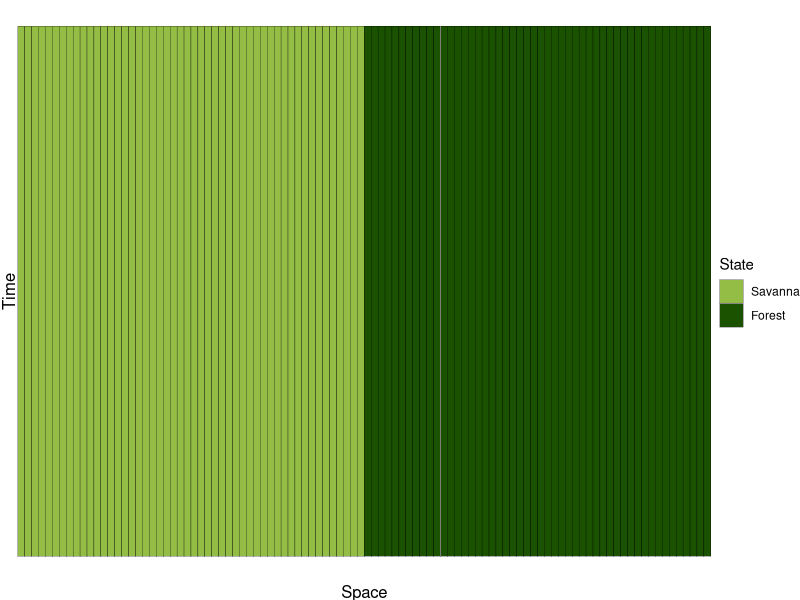
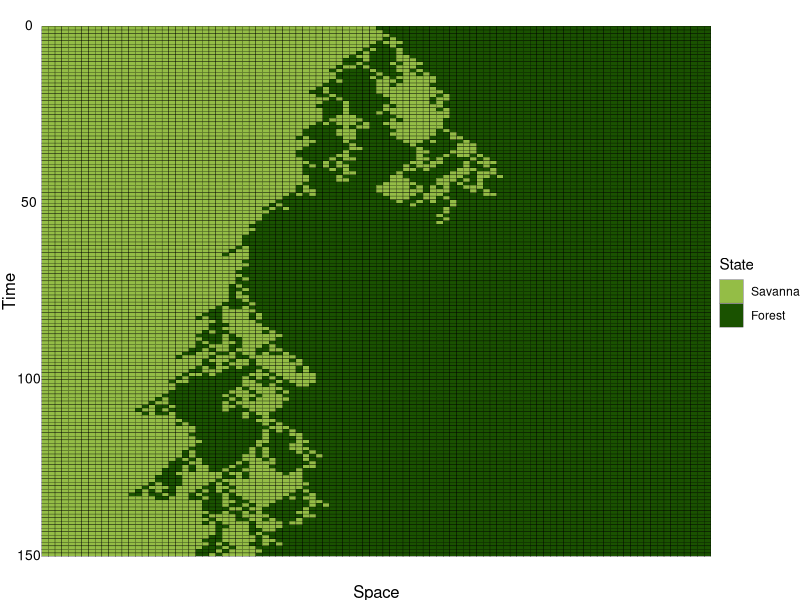

Write the R code that produced these figures, in order. (Note: this script raises an error after producing the figures.)
#### STEP 1: Basic ecosystem state evolution

## Change in ecosystem state is not dependent on the environment
## Compatible with all simulations except those where
## environment drives ecosystem state directly

rm(list = ls())

# Number of locations in 1D space
nloc <- 100
# Number of time steps
ntime <- 150

# Set seed for generating initial conditions
set.seed(1)

#### 1. Define ecosystem initial conditions ####

# Create 0s and 1s defining ecosystem state along left-right axis
binary_response <- c(rep(0, times = nloc/2),
                     rep(1, times = nloc/2))

# Plot to show initial state distribution
ggplot2::ggplot() +
  ggplot2::geom_tile(ggplot2::aes(x = factor(1:nloc),
                                  y = 1,
                                  fill = factor(binary_response)),
                     color = 'black') +
  ggplot2::scale_fill_manual(limits = factor(c(0, 1)),
                             values = c('#94bd46', '#1a5200'),
                             name = 'State',
                             labels = c('Savanna', 'Forest')) +
  ggplot2::xlab('Space') + ggplot2::ylab('Time') +
  ggplot2::theme_void() +
  ggplot2::theme(axis.title = ggplot2::element_text(size = 12),
                 axis.title.y = ggplot2::element_text(angle = 90))

#### 2. Process evolution ####

# Initialize matrix
sim_binary <- matrix(, nrow = ntime,
                     ncol = nloc)
sim_binary[1,] <- binary_response

# Reset seed
set.seed(21)

# Loop over each row (time step) after initial conditions
for(i in 2:ntime){
  # Loop over each column (location)
  for(j in 1:nloc){
    # Take adjacent locations from the previous time step,
    # accounting for edges at j = 1 and j = nloc
    if(j == 1) prev <- sim_binary[i-1,c(j,j+1)]
    if(!(j %in% c(1, nloc))) prev <- sim_binary[i-1,c(j-1,j,j+1)]
    if(j == nloc) prev <- sim_binary[i-1,c(j-1,j)]
    
    # Determine current ecosystem state
    if(length(unique(prev)) == 1){
      # If all adjacent cells are 0, then new step is 0
      if(unique(prev) == 0) curr <- 0
      # If all adjacent cells are 1, then new step is 1
      if(unique(prev) == 1) curr <- 1
    }
    
    # If adjacent cells are a mix then the new step is a 50/50 chance
    # of staying the same state vs switching
    if(length(unique(prev)) > 1) curr <- sample(x = c(0, 1), size = 1)
    
    # Update the matrix
    sim_binary[i,j] <- curr
  }
}

#### 3. Formatting & visualization ####

# Melt matrix
sim_binary_df <- reshape2::melt(sim_binary)

# Add column names
colnames(sim_binary_df) <- c('time', 'space', 'value')

# Plot change over time
sim_binary_df |>
  ggplot2::ggplot() +
  ggplot2::geom_tile(ggplot2::aes(x = factor(space),
                                  y = time,
                                  fill = factor(value)),
                     color = 'black') +
  ggplot2::scale_fill_manual(limits = factor(c(0, 1)),
                             values = c('#94bd46', '#1a5200'),
                             name = 'State',
                             labels = c('Savanna', 'Forest')) +
  ggplot2::scale_y_reverse() +
  ggplot2::xlab('Space') + ggplot2::ylab('Time') +
  ggplot2::theme_void() +
  ggplot2::theme(axis.title = ggplot2::element_text(size = 12),
                 axis.title.y = ggplot2::element_text(angle = 90),
                 axis.text.y = ggplot2::element_text(size = 10))

nforest <- length(which(dplyr::filter(sim_binary_df, time == ntime)$value == 1)) / nloc * 100
nsavanna <- 100 - nforest
paste0(nforest, '% forest and ', nsavanna, '% savanna')

#### 4. Save ####

# Save to use for changing stem density over time
save(sim_binary, file = 'out/simulation/state_change_ind.RData')
